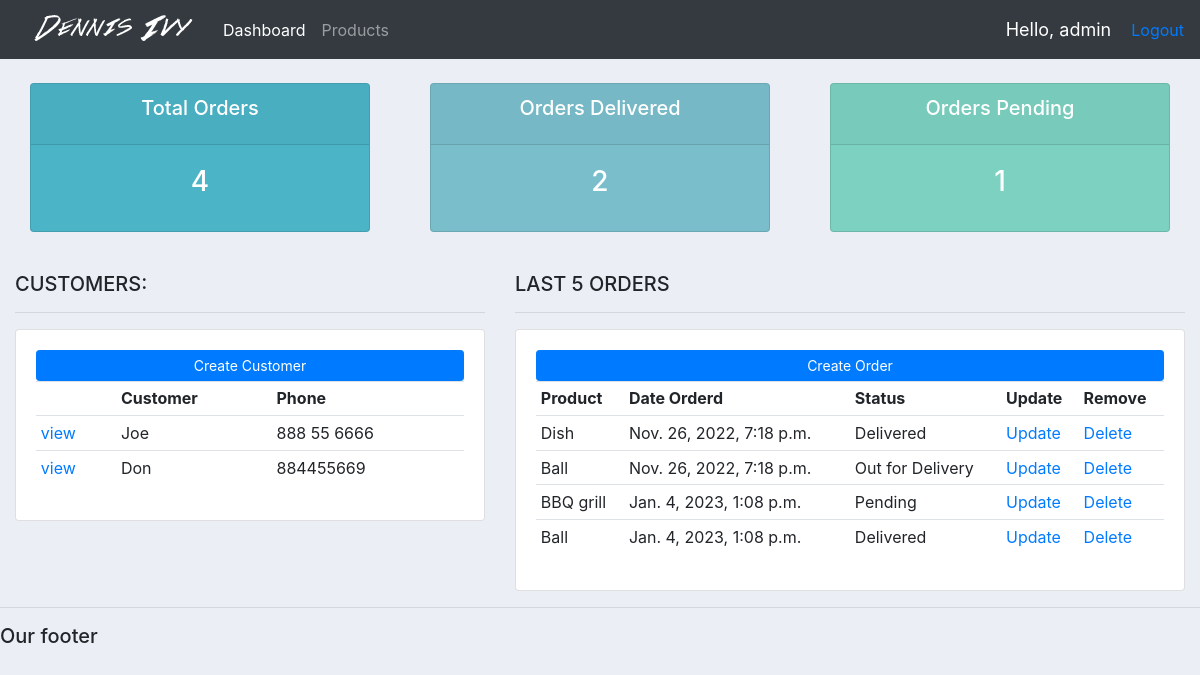
The page / (signed in) on the database its author committed.
### accounts/models.py (models this page shows, shortened)
class Customer(models.Model):
    user= models.OneToOneField(User, null = "True", on_delete=models.CASCADE)
    name = models.CharField(max_length=200, null=True)
    phone = models.CharField(max_length=200, null=True)
    email = models.CharField(max_length=200, null=True)
    profile_pic=models.ImageField(null=True, blank=True)
    date_created= models.DateTimeField(auto_now_add=True, null=True)

class Order(models.Model):
    STATUS=(
        ('Pending', 'Pending'),
        ('Out for Delivery','Out for Delivery'),
        ('Delivered', 'Delivered'),
    )
    customer= models.ForeignKey(Customer,null = True, on_delete=models.SET_NULL)
    product=models.ForeignKey(Product,null = True, on_delete=models.SET_NULL)
    date_created = models.DateTimeField(auto_now_add=True, null=True)
    status = models.CharField(max_length=200, null=True, choices=STATUS)
    note= models.CharField(max_length=10000, null=True)

class Product(models.Model):
    CATEGORY=(
        ('Indoor','Indoor'),
        ('Out Door', 'Out Door')
    )
    name = models.CharField(max_length=200, null=True)
    price = models.FloatField(null=True)
    category = models.CharField(max_length=200, null=True, choices=CATEGORY)
    description = models.CharField(max_length=200, null=True, blank=True)
    date_created = models.DateTimeField(auto_now_add=True, null=True)
    tags= models.ManyToManyField(tags)
    def __str__(self) -> str:
        return self.name

### accounts/decorators.py (the view)
    def wrapper_function(request, *args, **kwarg):
        group = None
        if request.user.groups.exists():
            group = request.user.groups.all()[0].name
            if group == 'customer':
                return redirect('user-page')
            if group == 'admin':
                return view_func(request, *args, **kwarg)

### accounts/views.py (called while the page is built)
@login_required(login_url='login')
@admin_only
def home(request):
    orders = Order.objects.all()
    customers = Customer.objects.all()
    total_customer = customers.count()
    total_orders = orders.count()
    delivered = orders.filter(status='Delivered').count()
    pending = orders.filter(status='Pending').count()
    return render(request, 'accounts/dashboard.html', {
        "orders": orders,
        "customers": customers,
        "total_orders": total_orders,
        "delivered": delivered,
        "pending": pending,
    })

### accounts/templates/accounts/dashboard.html
{%  extends 'accounts/main.html' %}
{% block content %}
    {%  include 'main_template/status.html' %}
    <br>
    <div class="row">
        <div class="col-md-5">
            <h5>CUSTOMERS:</h5>
            <hr>
            <div class="card card-body">
                <a class="btn btn-primary  btn-sm btn-block" href="">Create Customer</a>
                <table class="table table-sm">
                    <tr>
                        <th></th>
                        <th>Customer</th>
                        <th>Phone</th>
                    </tr>
                    {% for customer in customers %}
                        <tr>
                            <td><a href="{% url 'customer' customer.id %}">view</a></td>
                            <td>{{ customer.name }}</td>
                            <td>{{ customer.phone }}</td>
                        </tr>
                    {% endfor %}
                </table>
            </div>
        </div>
        <div class="col-md-7">
            <h5>LAST 5 ORDERS</h5>
            <hr>
            <div class="card card-body">
                <a class="btn btn-primary  btn-sm btn-block" href="">Create Order</a>
                <table class="table table-sm">
                    <tr>
                        <th>Product</th>
                        <th>Date Orderd</th>
                        <th>Status</th>
                        <th>Update</th>
                        <th>Remove</th>
                    </tr>
                    {% for order in orders %}
                        <tr>
                            <td>{{ order.product }}</td>
                            <td>{{ order.date_created }}</td>
                            <td>{{ order.status}}</td>
                            <td><a href="{% url 'update_order' order.id %}">Update</a></td>
                            <td><a href="{% url 'delete_order' order.id %}">Delete</a></td>
                        </tr>
                    {% endfor %}
                </table>
            </div>
        </div>
    </div>
{% endblock %}

### accounts/templates/main_template/navbar.html (shortened to what this page needs)
{% load static %}
<nav class="navbar navbar-expand-lg navbar-dark bg-dark">
    <img src="{% static 'images/logo.png' %}">
    <div class="collapse navbar-collapse" id="navbarNav">
      <ul class="navbar-nav">
        {% if request.user.is_staff %}
        <li class="nav-item active">
          <a class="nav-link" href="{% url 'home' %}">Dashboard</a>
        </li>
        <li class="nav-item">
          <a class="nav-link" href="{% url 'products' %}">Products</a>
        </li>
        {% endif %}
      </ul>
    </div>
    <span class="hello-msg">Hello, {{request.user}}</span>
    <span><a href="{% url 'logout' %}">Logout</a></span>
</nav>

### static/css/main.css (style rules this page uses)
body { background-color: #ebeff5; }

### accounts/templates/main_template/navbar.html (style rules this page uses)
.hello-msg { font-size: 18px; color: #fff; margin-right: 20px; }

### rows shown on the page
Customer: name "Joe", phone "888 55 6666"
Customer: name "Don", phone "884455669"
Order: product "Dish", date_created "Nov. 26, 2022, 7:18 p.m.", status "Delivered"
Order: product "Ball", date_created "Nov. 26, 2022, 7:18 p.m.", status "Out for Delivery"
Order: product "BBQ grill", date_created "Jan. 4, 2023, 1:08 p.m.", status "Pending"
Order: product "Ball", date_created "Jan. 4, 2023, 1:08 p.m.", status "Delivered"

### other values the page prints
{{ request.user }} "admin"
{{ total_orders }} "4"
{{ delivered }} "2"
{{ pending }} "1"
